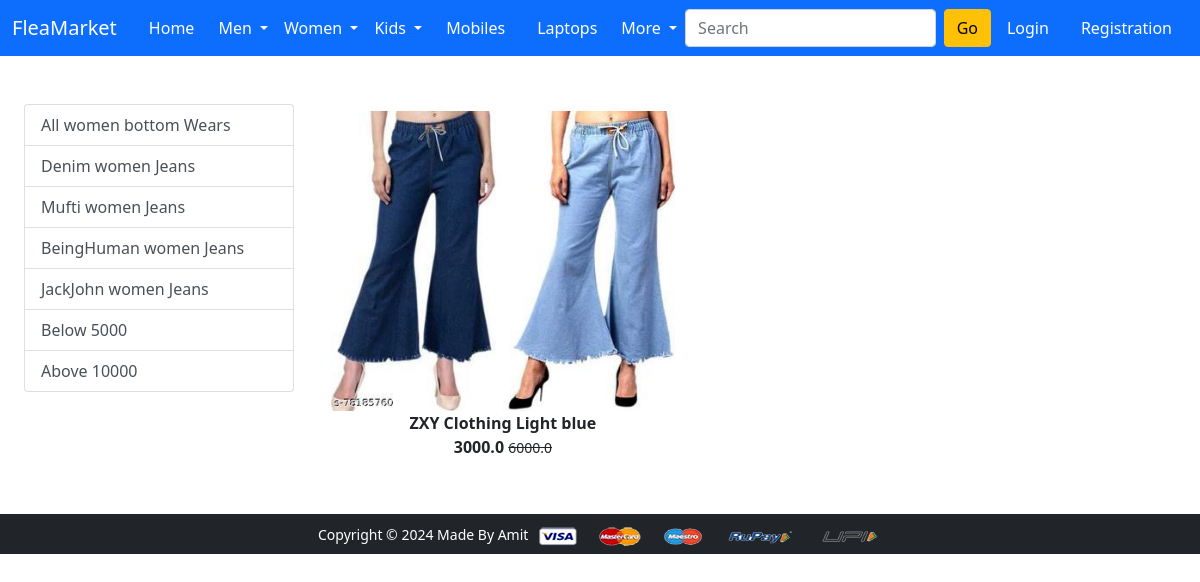
Screenshot of /womenbottomwear/ with the database file from the repository.
### app/models.py (models this page shows, shortened)
class Product(models.Model):
    title = models.CharField(max_length=100)
    selling_price = models.FloatField()
    discounted_price = models.FloatField()
    description = models.TextField()
    brand = models.CharField(max_length=100)
    category = models.CharField(choices=CATEGORY_CHOICES, max_length=2)
    product_image = models.ImageField(upload_to="productimage")

### app/views.py (the view)
# urls.py: path("womenbottomwear/", views.womenbottomwear, name="womenbottomwear"),
def womenbottomwear(request, data=None):
   if data == None:
      womenbottomwears = Product.objects.filter(category='WB')
   elif data == 'Denim' or data == 'Mufti' or data == 'BeingHuman' or data == 'JackJohn':
      womenbottomwears = Product.objects.filter(category='WB').filter(brand=data)
   elif data == 'Below':
      womenbottomwears = Product.objects.filter(category='WB').filter(discounted_price__lt=10000)
   elif data == 'Above':
      womenbottomwears = Product.objects.filter(category='WB').filter(discounted_price__gt=30000)
   return render(request, 'app/womenbottomwear.html', {'womenbottomwears':womenbottomwears})

### app/templates/app/womenbottomwear.html (shortened to what this page needs)
{% extends 'app/base.html' %}
{% load static %}
{% block main-content %}
<div class="container-fluid my-5">
  <div class="row">
    <div class="col-sm-3">
      <div class="list-group">
        <a
          href="{% url 'womenbottomwear' %}"
          class="list-group-item list-group-item-action"
          area-current="true"
          >All women bottom Wears</a
        >
        <a
          href="{% url 'womenbottomweardata' 'Denim' %}"
          class="list-group-item list-group-item-action"
          area-current="true"
          >Denim women Jeans</a
        >
        <a
          href="{% url 'womenbottomweardata' 'Mufti' %}"
          class="list-group-item list-group-item-action"
          area-current="true"
          >Mufti women Jeans</a
        >
        <a
          href="{% url 'womenbottomweardata' 'BeingHuman' %}"
          class="list-group-item list-group-item-action"
          area-current="true"
          >BeingHuman women Jeans</a
        >
        <a
          href="{% url 'womenbottomweardata' 'JackJohn' %}"
          class="list-group-item list-group-item-action"
          area-current="true"
          >JackJohn women Jeans</a
        >
        <a
          href="{% url 'womenbottomweardata' 'Below' %}"
          class="list-group-item list-group-item-action"
          area-current="true"
          >Below 5000</a
        >
        <a
          href="{% url 'womenbottomweardata' 'Above' %}"
          class="list-group-item list-group-item-action"
          area-current="true"
          >Above 10000</a
        >
      </div>
    </div>
    <div class="col-sm-8">
      <div class="row">
        {% for product in womenbottomwears %}
        <div class="col-sm-4 text-center mg-4">
          <a href="{% url 'product-detail' product.id %}" class="btn">
            <div class="item">
              <img
                src="{{product.product_image.url}}"
                alt=""
                height="300"
                class=""
              />
              <div class="fw-bold">{{product.title}}</div>
              <div class="fw-bold">
                {{product.discounted_price}}  <small class="fw-light text-decoration-line-through"
                  >{{product.selling_price}}</small
                >
              </div>
            </div>
          </a>
        </div>
        {% endfor %}
      </div>
    </div>
  </div>
</div>
{% endblock main-content %}

### rows the page displays
Product: product_image (picture), title "ZXY Clothing Light blue", discounted_price "3000.0", selling_price "6000.0"
